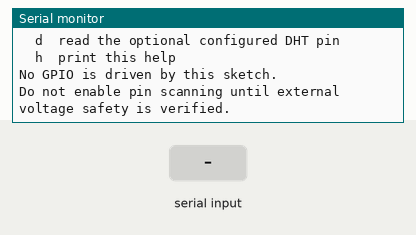
Simulated run of this sketch. Board: ESP32. Parts: the last lines printed to the serial monitor. The inputs (shaded band) are chosen by the test bench. A WiFi scan finds three made-up networks.

Above: at 1.7 s.
1.8 s: "w\n" received over Serial
At 3.0 s:
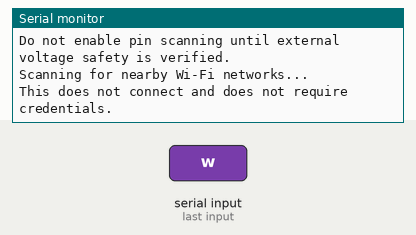
3.3 s: "a\n" received over Serial
At 4.2 s:
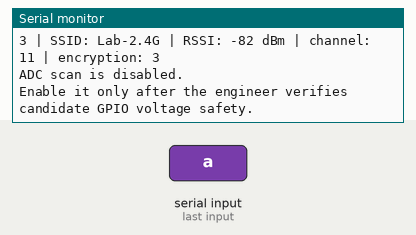
5.3 s: "d\n" received over Serial
At 6.8 s:
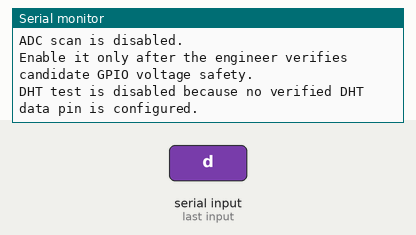

Measured:
- after the input at 1.8 s, the serial monitor: prints a new line at once (image 1)
- after the input at 3.3 s, the serial monitor: prints a new line after 0.53 s (image 2)
- after the input at 5.3 s, the serial monitor: prints a new line at once (image 3)

The sketch:

SnoopSmoke_Diagnostics.ino
```cpp
#include <DHT.h>
#include <WiFi.h>

// Copy SnoopSmoke_Diagnostics_Config.h.example to
// SnoopSmoke_Diagnostics_Config.h only after the engineer confirms the board
// and verifies that candidate GPIOs cannot receive more than 3.3 V.
#if defined(__has_include)
#if __has_include("SnoopSmoke_Diagnostics_Config.h")
#include "SnoopSmoke_Diagnostics_Config.h"
#endif
#endif

#ifndef SNOOPSMOKE_DIAG_ENABLE_PIN_SCAN
#define SNOOPSMOKE_DIAG_ENABLE_PIN_SCAN 0
#endif

#ifndef SNOOPSMOKE_DIAG_DHT_PIN
#define SNOOPSMOKE_DIAG_DHT_PIN -1
#endif

#ifndef SNOOPSMOKE_DIAG_DHT_TYPE
#define SNOOPSMOKE_DIAG_DHT_TYPE DHT11
#endif

#if SNOOPSMOKE_DIAG_DHT_PIN >= 0
DHT diagnosticDht(SNOOPSMOKE_DIAG_DHT_PIN, SNOOPSMOKE_DIAG_DHT_TYPE);
#endif

void printHelp();

void printIdentity() {
  Serial.println();
  Serial.println("=== SNOOPSMOKE DIAGNOSTICS ===");
  Serial.print("Chip model: ");
  Serial.println(ESP.getChipModel());
  Serial.print("Chip revision: ");
  Serial.println(ESP.getChipRevision());
  Serial.print("CPU MHz: ");
  Serial.println(ESP.getCpuFreqMHz());
  Serial.print("Flash bytes: ");
  Serial.println(ESP.getFlashChipSize());
  Serial.print("Free heap: ");
  Serial.println(ESP.getFreeHeap());
  Serial.print("SDK: ");
  Serial.println(ESP.getSdkVersion());
  Serial.print("Wi-Fi MAC: ");
  Serial.println(WiFi.macAddress());

#ifdef ARDUINO_FQBN
  Serial.print("Compiled FQBN: ");
  Serial.println(ARDUINO_FQBN);
#else
  Serial.println("Compiled FQBN: unavailable");
#endif

#if CONFIG_IDF_TARGET_ESP32
  Serial.println("Target family: classic ESP32");
#elif CONFIG_IDF_TARGET_ESP32S2
  Serial.println("Target family: ESP32-S2");
#elif CONFIG_IDF_TARGET_ESP32S3
  Serial.println("Target family: ESP32-S3");
#elif CONFIG_IDF_TARGET_ESP32C3
  Serial.println("Target family: ESP32-C3");
#elif CONFIG_IDF_TARGET_ESP32C6
  Serial.println("Target family: ESP32-C6");
#else
  Serial.println("Target family: unknown to diagnostic sketch");
#endif

  Serial.print("Passive ADC scan enabled: ");
  Serial.println(SNOOPSMOKE_DIAG_ENABLE_PIN_SCAN ? "YES" : "NO");

#if SNOOPSMOKE_DIAG_DHT_PIN >= 0
  Serial.print("Configured DHT pin: GPIO");
  Serial.println(SNOOPSMOKE_DIAG_DHT_PIN);
#else
  Serial.println("Configured DHT pin: none");
#endif
}

void scanWiFi() {
  Serial.println();
  Serial.println("Scanning for nearby Wi-Fi networks...");
  Serial.println("This does not connect and does not require credentials.");

  WiFi.mode(WIFI_STA);
  const int networkCount = WiFi.scanNetworks(false, true);

  if (networkCount < 0) {
    Serial.println("Wi-Fi scan failed.");
    return;
  }

  Serial.print("Networks found: ");
  Serial.println(networkCount);

  for (int index = 0; index < networkCount; index++) {
    Serial.print(index + 1);
    Serial.print(" | SSID: ");
    Serial.print(WiFi.SSID(index));
    Serial.print(" | RSSI: ");
    Serial.print(WiFi.RSSI(index));
    Serial.print(" dBm | channel: ");
    Serial.print(WiFi.channel(index));
    Serial.print(" | encryption: ");
    Serial.println(WiFi.encryptionType(index));
  }

  WiFi.scanDelete();
}

void printClassicEsp32AdcCandidates() {
#if CONFIG_IDF_TARGET_ESP32
  Serial.println();
  Serial.println("Classic ESP32 ADC1 candidates: GPIO32, GPIO33, GPIO34, GPIO35, GPIO36, GPIO39");
  Serial.println("GPIO34/35/36/39 are input-only.");
#else
  Serial.println();
  Serial.println("No automatic ADC candidate list for this board family.");
  Serial.println("Use the exact board datasheet before enabling a pin scan.");
#endif
}

void scanAnalogCandidates() {
#if SNOOPSMOKE_DIAG_ENABLE_PIN_SCAN && CONFIG_IDF_TARGET_ESP32
  const uint8_t adcPins[] = {32, 33, 34, 35, 36, 39};
  Serial.println();
  Serial.println("Passive ADC1 scan; values are raw 12-bit readings.");
  Serial.println("This scan does not prove a sensor is attached or that the voltage is safe.");

  analogReadResolution(12);
  for (const uint8_t pin : adcPins) {
    pinMode(pin, INPUT);
    Serial.print("GPIO");
    Serial.print(pin);
    Serial.print(" = ");
    Serial.println(analogRead(pin));
  }
#else
  Serial.println();
  Serial.println("ADC scan is disabled.");
  Serial.println("Enable it only after the engineer verifies candidate GPIO voltage safety.");
#endif
}

void readConfiguredDht() {
#if SNOOPSMOKE_DIAG_DHT_PIN >= 0
  diagnosticDht.begin();
  const float temperature = diagnosticDht.readTemperature();
  const float humidity = diagnosticDht.readHumidity();

  Serial.println();
  Serial.print("DHT GPIO");
  Serial.println(SNOOPSMOKE_DIAG_DHT_PIN);

  if (isnan(temperature) || isnan(humidity)) {
    Serial.println("DHT read failed.");
    return;
  }

  Serial.print("Temperature: ");
  Serial.print(temperature, 1);
  Serial.println(" C");
  Serial.print("Humidity: ");
  Serial.print(humidity, 1);
  Serial.println(" %");
#else
  Serial.println();
  Serial.println("DHT test is disabled because no verified DHT data pin is configured.");
#endif
}

void printHelp() {
  Serial.println();
  Serial.println("Commands:");
  Serial.println("  i  print board identity and build target");
  Serial.println("  w  scan nearby Wi-Fi networks without connecting");
  Serial.println("  p  print ADC candidate pins");
  Serial.println("  a  run optional passive ADC scan");
  Serial.println("  d  read the optional configured DHT pin");
  Serial.println("  h  print this help");
  Serial.println();
  Serial.println("No GPIO is driven by this sketch.");
  Serial.println("Do not enable pin scanning until external voltage safety is verified.");
}

void setup() {
  Serial.begin(115200);
  delay(500);

  Serial.println();
  Serial.println("SnoopSmoke diagnostic firmware started.");
  printIdentity();
  printClassicEsp32AdcCandidates();
  printHelp();
}

void loop() {
  if (!Serial.available()) {
    delay(20);
    return;
  }

  const char command = static_cast<char>(Serial.read());
  switch (command) {
    case 'i':
      printIdentity();
      break;
    case 'w':
      scanWiFi();
      break;
    case 'p':
      printClassicEsp32AdcCandidates();
      break;
    case 'a':
      scanAnalogCandidates();
      break;
    case 'd':
      readConfiguredDht();
      break;
    case 'h':
    case '?':
      printHelp();
      break;
    case '\r':
    case '\n':
      break;
    default:
      Serial.println("Unknown command. Send h for help.");
      break;
  }
}
```
